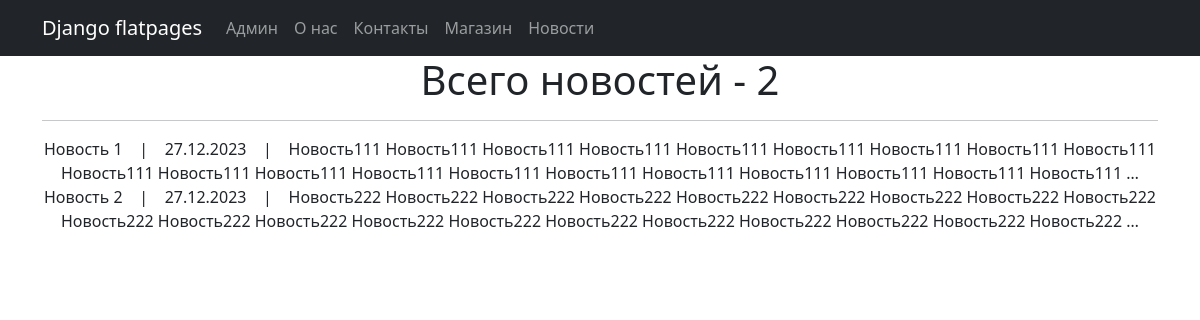
The page /newsportal/posts/ on the database as committed earlier.
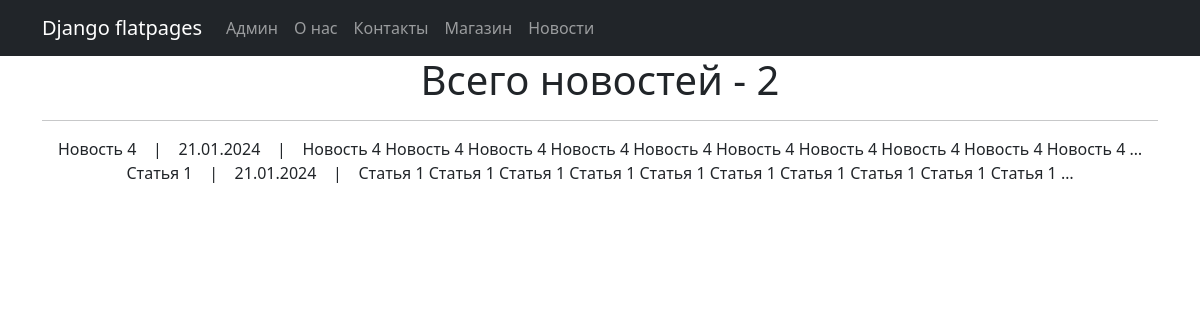
The same page on the database as committed later.
### newsportal/models.py (models this page shows, shortened)
class Post(models.Model):
    author = models.ForeignKey(Author, on_delete=models.CASCADE)
    postCategory = models.ManyToManyField(Category, through='PostCategory')
    CATEGORY_CHOICES = (
        ('NW', 'Новость'),
        ('AR', 'Статья'),
    )
    categoryType = models.CharField(max_length=2, choices=CATEGORY_CHOICES)
    dateCreation = models.DateTimeField(auto_now_add=True)
    title = models.CharField(max_length=128)
    text = models.TextField()
    rating = models.IntegerField(default=0)

### newsportal/views.py (the view)
# urls.py: path('posts/', PostList.as_view(template_name = 'newsportal/posts.html'), name='posts'),
class PostList(ListView):
    model = Post
    ordering = 'dateCreation'
    context_object_name = 'posts'
    paginate_by = 10
    def get_queryset(self):
        queryset = super().get_queryset()
        self.filterset = PostFilter(self.request.GET, queryset)
        return self.filterset.qs
    def get_context_data(self, **kwargs):
        context = super().get_context_data(**kwargs)
        context['total_posts_count'] = self.filterset.qs.count()
        context['filterset'] = self.filterset
        return context

### newsportal/templatetags/custom_filters_newsportal.py (called while the page is built)
@register.filter()
def censor(value):
    stop_list = STOP_LIST_WORDS
    for word in value.split():
        if word.lower() in stop_list:
            value = value.replace(word, f'{word[0]}{"*" * (len(word)-1)}')
    return value

### newsportal/templates/newsportal/posts.html (shortened to what this page needs)
{% extends 'flatpages/default.html' %}
{% load custom_filters_newsportal %}
{% block content %}
    <h1>Всего новостей - {{ posts|length }}</h1>
    <hr>
    {% if posts %}
           {% for post in posts %}
           <tr>
                {{ post.title|censor }} &nbsp&nbsp | &nbsp&nbsp
                {{ post.dateCreation|date:'d.m.Y'}} &nbsp&nbsp | &nbsp&nbsp
                {{ post.text|truncatewords:20|censor}}
                <br>
           {% endfor %}
   {% else %}
       <h2>Новостей нет</h2>
   {% endif %}
{% endblock content %}

Rows that differ between the two databases and show on the page:
removed Post: title|censor "Новость 1", dateCreation "27.12.2023", text|censor "Новость111 Новость111 Новость111 Новость111 Новость111 Новость111 Новость111 Новость111 Новость111 Новость111 Новость111 Новость111 Новость111 Новость111 Новость111 Новость111 Новость111 Новость111 Новость111 Новость111 …"
removed Post: title|censor "Новость 2", dateCreation "27.12.2023", text|censor "Новость222 Новость222 Новость222 Новость222 Новость222 Новость222 Новость222 Новость222 Новость222 Новость222 Новость222 Новость222 Новость222 Новость222 Новость222 Новость222 Новость222 Новость222 Новость222 Новость222 …"
added Post: title|censor "Новость 4", dateCreation "21.01.2024", text|censor "Новость 4 Новость 4 Новость 4 Новость 4 Новость 4 Новость 4 Новость 4 Новость 4 Новость 4 Новость 4 …"
added Post: title|censor "Статья 1", dateCreation "21.01.2024", text|censor "Статья 1 Статья 1 Статья 1 Статья 1 Статья 1 Статья 1 Статья 1 Статья 1 Статья 1 Статья 1 …"
